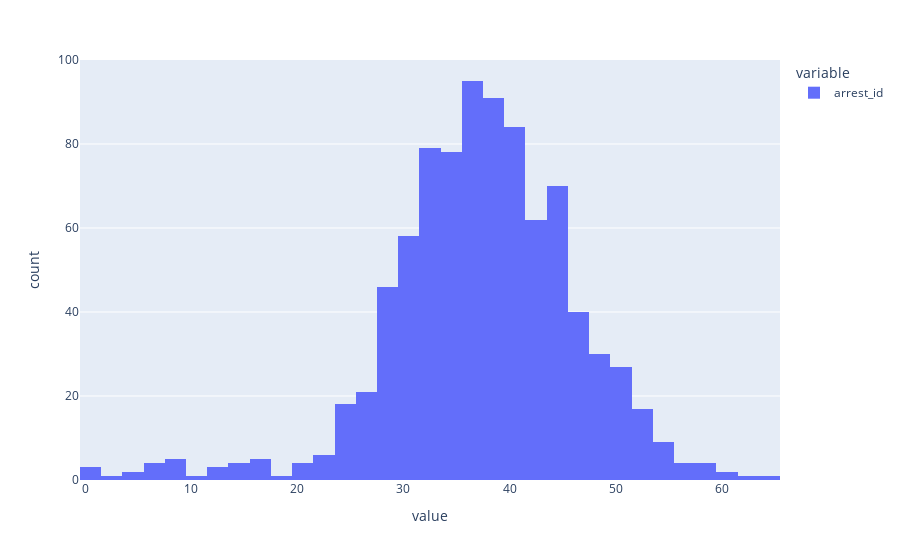

The notebook cell this image was saved under:
### Markdown cell above
## 4. How many arrests per day

37.36

### Code cell
arrests_each_day = arrest.groupby('arrest_date').count()['arrest_id'] # arbitrarily take first column; all cols are identical after this grouping
print(arrests_each_day.mean())

# hist for eyeball check. looks plausible
px.histogram(arrests_each_day)

### Figure 1 — Plotly figure (JSON) as saved in the notebook; plotly's stock layout.template omitted (floating-point values rounded to 4 significant figures; data arrays with more than 128 entries replaced by an {"elided": "..."} marker saying what was removed)
{"data": [{"alignmentgroup": "True", "bingroup": "x", "hovertemplate": "variable=arrest_id<br>value=%{x}<br>count=%{y}<extra></extra>", "legendgroup": "arrest_id", "marker": {"color": "#636efa", "pattern": {"shape": ""}}, "name": "arrest_id", "offsetgroup": "arrest_id", "orientation": "v", "showlegend": true, "type": "histogram", "x": {"elided": "876 int values"}, "xaxis": "x", "yaxis": "y"}], "layout": {"barmode": "relative", "legend": {"title": {"text": "variable"}, "tracegroupgap": 0}, "margin": {"t": 60}, "xaxis": {"anchor": "y", "domain": [0, 1], "title": {"text": "value"}}, "yaxis": {"anchor": "x", "domain": [0, 1], "title": {"text": "count"}}}}
